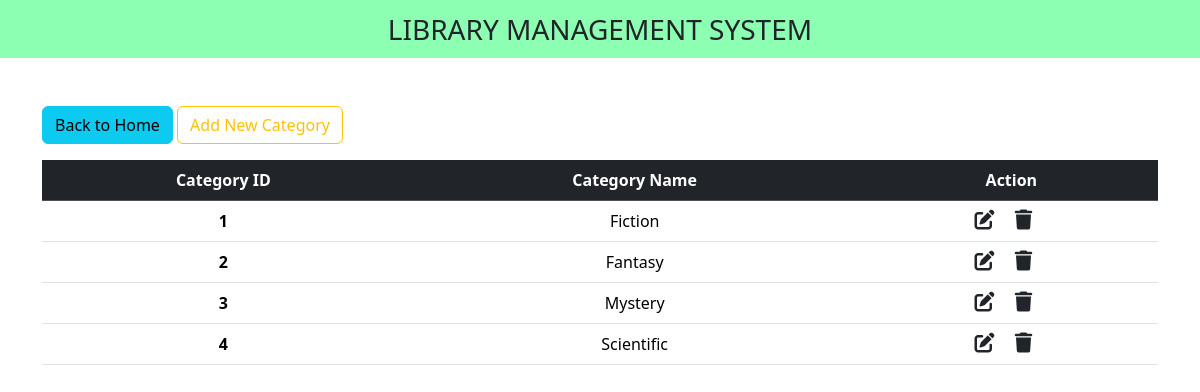
The app's page /category/category.php with its own data.
### tables this page shows
CREATE TABLE `categories` (
  `category_name` varchar(100) NOT NULL,
  `category_id` int(100) NOT NULL
);

### category/category.php (the view, shortened to what this page needs)
<!DOCTYPE html>
<html lang="en">
<head>
    <link href="https://cdn.jsdelivr.net/npm/bootstrap@5.3.3/dist/css/bootstrap.min.css" rel="stylesheet"
>
    <link rel="stylesheet" href="https://cdnjs.cloudflare.com/ajax/libs/font-awesome/6.5.2/css/all.min.css"
 />
</head>
<body>
    <nav class="navbar navbar-light justify-content-center fs-3 mb-5" style = "background-color: #00ff5573;">
        LIBRARY MANAGEMENT SYSTEM
    </nav>
    <div class="container">
        <a href = "../book.php" class ="btn btn-info mb-3"> Back to Home </a>
        <a href = "add_new_c.php" class ="btn btn-outline-warning mb-3"> Add New Category </a>
        <table class="table table-hover text-center">
            <thead class="table-dark">
                <tr>
                    <th scope = "col"> Category ID </th>
                    <th scope = "col"> Category Name </th>
                    <th scope = "col"> Action </th>
            </thead>
            <tbody>
                <?php
                $db = new DB();
                $conn = $db->getConnection();
                    $sql = "SELECT * FROM `categories`";
                    $result = mysqli_query($conn,$sql);
                    while($row = mysqli_fetch_assoc($result)){
                        ?>
                            <tr>
                                <th><?php echo $row['category_id'] ?> </th>
                                <td><?php echo $row['category_name'] ?></td>
                                <td>
                                    <a href = "edit_c.php?id=<?php echo $row['category_id']?>" class = "link-dark"><i class = "fa-solid fa-pen-to-square fs-5 me-3"></i></a>
                                    <a href = "delete_c.php?id=<?php echo $row['category_id']?>" class = "link-dark"><i class = "fa-solid fa-trash fs-5 me-3"></i></a>
                                </td>
                            </tr>
                        <?php
                    }
                ?>
            </tbody>
        </table>
    </div>
</body>
</html>

### records on screen
categories: category_id "1", category_name "Fiction"
categories: category_id "2", category_name "Fantasy"
categories: category_id "3", category_name "Mystery"
categories: category_id "4", category_name "Scientific"
